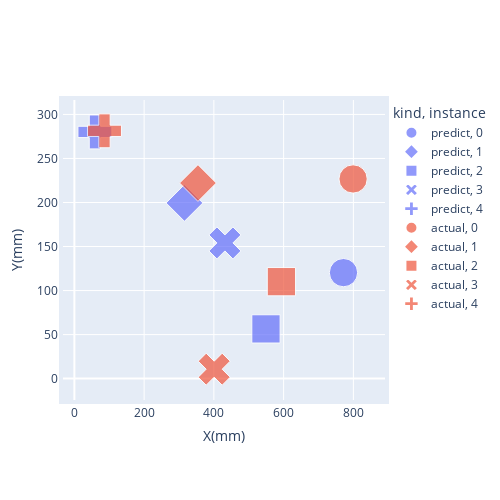
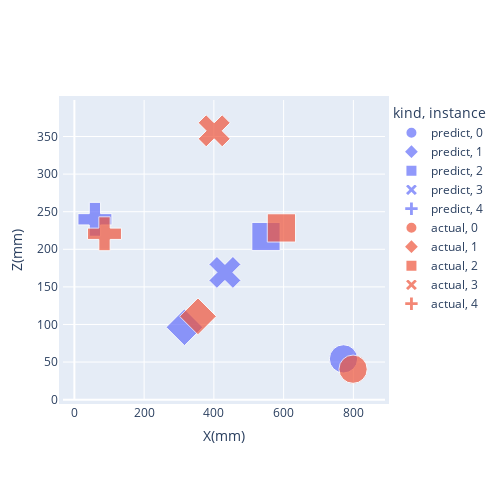

Notebook code for these charts, in order:
### Code cell
from plotly.subplots import make_subplots
import plotly.graph_objects as go
import plotly.express as px


fig=px.scatter(data_frame = validation[0:10]
            ,x = 'x'
            ,y = 'y'
            ,color = 'kind'
            ,symbol="index"  
            ,size=[10,10,10,10,10,10,10,10,10,10] 
            ,labels={
                     "x": "X(mm)",
                     "y": "Y(mm)",
                     "kind": "kind",
                     "index":"instance"
                 },
           )
fig.update_layout(
    autosize=True,
    width=500,
    height=500,
    margin=dict(
        l=50,
        r=50,
        b=100,
        t=100,
        pad=4
    ),
    paper_bgcolor="white",
)

fig.show()
fig.write_image("{}/YX.png".format(model_name_to_load))
fig=px.scatter(data_frame = validation[0:10]
            ,x = 'x'
            ,y = 'z'
            ,color = 'kind'
            ,symbol="index" 
            ,size=[10,10,10,10,10,10,10,10,10,10] 
            ,labels={
                     "x": "X(mm)",
                     "z": "Z(mm)",
                     "kind": "kind",
                     "index":"instance"
                 },
           )
fig.update_layout(
    autosize=False,
    width=500,
    height=500,
    margin=dict(
        l=50,
        r=50,
        b=100,
        t=100,
        pad=4
    ),
    paper_bgcolor="white",
)
fig.show()
fig.write_image("{}/ZX.png".format(model_name_to_load))

### Figure 1 — Plotly figure (JSON) as saved in the notebook; plotly's stock layout.template omitted (floating-point values rounded to 4 significant figures)
{"data": [{"hovertemplate": "kind=predict<br>instance=0<br>X(mm)=%{x}<br>Y(mm)=%{y}<br>size=%{marker.size}<extra></extra>", "legendgroup": "predict, 0", "marker": {"color": "#636efa", "size": [10], "sizemode": "area", "sizeref": 0.025, "symbol": "circle"}, "mode": "markers", "name": "predict, 0", "orientation": "v", "showlegend": true, "type": "scatter", "x": [771.7], "xaxis": "x", "y": [120.4], "yaxis": "y"}, {"hovertemplate": "kind=predict<br>instance=1<br>X(mm)=%{x}<br>Y(mm)=%{y}<br>size=%{marker.size}<extra></extra>", "legendgroup": "predict, 1", "marker": {"color": "#636efa", "size": [10], "sizemode": "area", "sizeref": 0.025, "symbol": "diamond"}, "mode": "markers", "name": "predict, 1", "orientation": "v", "showlegend": true, "type": "scatter", "x": [315.7], "xaxis": "x", "y": [199.5], "yaxis": "y"}, {"hovertemplate": "kind=predict<br>instance=2<br>X(mm)=%{x}<br>Y(mm)=%{y}<br>size=%{marker.size}<extra></extra>", "legendgroup": "predict, 2", "marker": {"color": "#636efa", "size": [10], "sizemode": "area", "sizeref": 0.025, "symbol": "square"}, "mode": "markers", "name": "predict, 2", "orientation": "v", "showlegend": true, "type": "scatter", "x": [549.4], "xaxis": "x", "y": [56.47], "yaxis": "y"}, {"hovertemplate": "kind=predict<br>instance=3<br>X(mm)=%{x}<br>Y(mm)=%{y}<br>size=%{marker.size}<extra></extra>", "legendgroup": "predict, 3", "marker": {"color": "#636efa", "size": [10], "sizemode": "area", "sizeref": 0.025, "symbol": "x"}, "mode": "markers", "name": "predict, 3", "orientation": "v", "showlegend": true, "type": "scatter", "x": [431.7], "xaxis": "x", "y": [154.1], "yaxis": "y"}, {"hovertemplate": "kind=predict<br>instance=4<br>X(mm)=%{x}<br>Y(mm)=%{y}<br>size=%{marker.size}<extra></extra>", "legendgroup": "predict, 4", "marker": {"color": "#636efa", "size": [10], "sizemode": "area", "sizeref": 0.025, "symbol": "cross"}, "mode": "markers", "name": "predict, 4", "orientation": "v", "showlegend": true, "type": "scatter", "x": [58.88], "xaxis": "x", "y": [280.2], "yaxis": "y"}, {"hovertemplate": "kind=actual<br>instance=0<br>X(mm)=%{x}<br>Y(mm)=%{y}<br>size=%{marker.size}<extra></extra>", "legendgroup": "actual, 0", "marker": {"color": "#EF553B", "size": [10], "sizemode": "area", "sizeref": 0.025, "symbol": "circle"}, "mode": "markers", "name": "actual, 0", "orientation": "v", "showlegend": true, "type": "scatter", "x": [799.2], "xaxis": "x", "y": [226.7], "yaxis": "y"}, {"hovertemplate": "kind=actual<br>instance=1<br>X(mm)=%{x}<br>Y(mm)=%{y}<br>size=%{marker.size}<extra></extra>", "legendgroup": "actual, 1", "marker": {"color": "#EF553B", "size": [10], "sizemode": "area", "sizeref": 0.025, "symbol": "diamond"}, "mode": "markers", "name": "actual, 1", "orientation": "v", "showlegend": true, "type": "scatter", "x": [354.4], "xaxis": "x", "y": [222.1], "yaxis": "y"}, {"hovertemplate": "kind=actual<br>instance=2<br>X(mm)=%{x}<br>Y(mm)=%{y}<br>size=%{marker.size}<extra></extra>", "legendgroup": "actual, 2", "marker": {"color": "#EF553B", "size": [10], "sizemode": "area", "sizeref": 0.025, "symbol": "square"}, "mode": "markers", "name": "actual, 2", "orientation": "v", "showlegend": true, "type": "scatter", "x": [593.7], "xaxis": "x", "y": [110.1], "yaxis": "y"}, {"hovertemplate": "kind=actual<br>instance=3<br>X(mm)=%{x}<br>Y(mm)=%{y}<br>size=%{marker.size}<extra></extra>", "legendgroup": "actual, 3", "marker": {"color": "#EF553B", "size": [10], "sizemode": "area", "sizeref": 0.025, "symbol": "x"}, "mode": "markers", "name": "actual, 3", "orientation": "v", "showlegend": true, "type": "scatter", "x": [400.9], "xaxis": "x", "y": [10.7], "yaxis": "y"}, {"hovertemplate": "kind=actual<br>instance=4<br>X(mm)=%{x}<br>Y(mm)=%{y}<br>size=%{marker.size}<extra></extra>", "legendgroup": "actual, 4", "marker": {"color": "#EF553B", "size": [10], "sizemode": "area", "sizeref": 0.025, "symbol": "cross"}, "mode": "markers", "name": "actual, 4", "orientation": "v", "showlegend": true, "type": "scatter", "x": [86.37], "xaxis": "x", "y": [281.4], "yaxis": "y"}], "layout": {"autosize": true, "height": 500, "legend": {"itemsizing": "constant", "title": {"text": "kind, instance"}, "tracegroupgap": 0}, "margin": {"b": 100, "l": 50, "pad": 4, "r": 50, "t": 100}, "paper_bgcolor": "white", "width": 500, "xaxis": {"anchor": "y", "autorange": true, "domain": [0, 1], "range": [-34.26, 892.4], "title": {"text": "X(mm)"}, "type": "linear"}, "yaxis": {"anchor": "x", "autorange": true, "domain": [0, 1], "range": [-24.29, 316.4], "title": {"text": "Y(mm)"}, "type": "linear"}}}

### Figure 2 — Plotly figure (JSON) as saved in the notebook; plotly's stock layout.template omitted (floating-point values rounded to 4 significant figures)
{"data": [{"hovertemplate": "kind=predict<br>instance=0<br>X(mm)=%{x}<br>Z(mm)=%{y}<br>size=%{marker.size}<extra></extra>", "legendgroup": "predict, 0", "marker": {"color": "#636efa", "size": [10], "sizemode": "area", "sizeref": 0.025, "symbol": "circle"}, "mode": "markers", "name": "predict, 0", "orientation": "v", "showlegend": true, "type": "scatter", "x": [771.7], "xaxis": "x", "y": [54.25], "yaxis": "y"}, {"hovertemplate": "kind=predict<br>instance=1<br>X(mm)=%{x}<br>Z(mm)=%{y}<br>size=%{marker.size}<extra></extra>", "legendgroup": "predict, 1", "marker": {"color": "#636efa", "size": [10], "sizemode": "area", "sizeref": 0.025, "symbol": "diamond"}, "mode": "markers", "name": "predict, 1", "orientation": "v", "showlegend": true, "type": "scatter", "x": [315.7], "xaxis": "x", "y": [96.29], "yaxis": "y"}, {"hovertemplate": "kind=predict<br>instance=2<br>X(mm)=%{x}<br>Z(mm)=%{y}<br>size=%{marker.size}<extra></extra>", "legendgroup": "predict, 2", "marker": {"color": "#636efa", "size": [10], "sizemode": "area", "sizeref": 0.025, "symbol": "square"}, "mode": "markers", "name": "predict, 2", "orientation": "v", "showlegend": true, "type": "scatter", "x": [549.4], "xaxis": "x", "y": [217.0], "yaxis": "y"}, {"hovertemplate": "kind=predict<br>instance=3<br>X(mm)=%{x}<br>Z(mm)=%{y}<br>size=%{marker.size}<extra></extra>", "legendgroup": "predict, 3", "marker": {"color": "#636efa", "size": [10], "sizemode": "area", "sizeref": 0.025, "symbol": "x"}, "mode": "markers", "name": "predict, 3", "orientation": "v", "showlegend": true, "type": "scatter", "x": [431.7], "xaxis": "x", "y": [169.2], "yaxis": "y"}, {"hovertemplate": "kind=predict<br>instance=4<br>X(mm)=%{x}<br>Z(mm)=%{y}<br>size=%{marker.size}<extra></extra>", "legendgroup": "predict, 4", "marker": {"color": "#636efa", "size": [10], "sizemode": "area", "sizeref": 0.025, "symbol": "cross"}, "mode": "markers", "name": "predict, 4", "orientation": "v", "showlegend": true, "type": "scatter", "x": [58.88], "xaxis": "x", "y": [239.9], "yaxis": "y"}, {"hovertemplate": "kind=actual<br>instance=0<br>X(mm)=%{x}<br>Z(mm)=%{y}<br>size=%{marker.size}<extra></extra>", "legendgroup": "actual, 0", "marker": {"color": "#EF553B", "size": [10], "sizemode": "area", "sizeref": 0.025, "symbol": "circle"}, "mode": "markers", "name": "actual, 0", "orientation": "v", "showlegend": true, "type": "scatter", "x": [799.2], "xaxis": "x", "y": [40.52], "yaxis": "y"}, {"hovertemplate": "kind=actual<br>instance=1<br>X(mm)=%{x}<br>Z(mm)=%{y}<br>size=%{marker.size}<extra></extra>", "legendgroup": "actual, 1", "marker": {"color": "#EF553B", "size": [10], "sizemode": "area", "sizeref": 0.025, "symbol": "diamond"}, "mode": "markers", "name": "actual, 1", "orientation": "v", "showlegend": true, "type": "scatter", "x": [354.4], "xaxis": "x", "y": [110.8], "yaxis": "y"}, {"hovertemplate": "kind=actual<br>instance=2<br>X(mm)=%{x}<br>Z(mm)=%{y}<br>size=%{marker.size}<extra></extra>", "legendgroup": "actual, 2", "marker": {"color": "#EF553B", "size": [10], "sizemode": "area", "sizeref": 0.025, "symbol": "square"}, "mode": "markers", "name": "actual, 2", "orientation": "v", "showlegend": true, "type": "scatter", "x": [593.7], "xaxis": "x", "y": [228.4], "yaxis": "y"}, {"hovertemplate": "kind=actual<br>instance=3<br>X(mm)=%{x}<br>Z(mm)=%{y}<br>size=%{marker.size}<extra></extra>", "legendgroup": "actual, 3", "marker": {"color": "#EF553B", "size": [10], "sizemode": "area", "sizeref": 0.025, "symbol": "x"}, "mode": "markers", "name": "actual, 3", "orientation": "v", "showlegend": true, "type": "scatter", "x": [400.9], "xaxis": "x", "y": [357.6], "yaxis": "y"}, {"hovertemplate": "kind=actual<br>instance=4<br>X(mm)=%{x}<br>Z(mm)=%{y}<br>size=%{marker.size}<extra></extra>", "legendgroup": "actual, 4", "marker": {"color": "#EF553B", "size": [10], "sizemode": "area", "sizeref": 0.025, "symbol": "cross"}, "mode": "markers", "name": "actual, 4", "orientation": "v", "showlegend": true, "type": "scatter", "x": [86.37], "xaxis": "x", "y": [220.7], "yaxis": "y"}], "layout": {"autosize": false, "height": 500, "legend": {"itemsizing": "constant", "title": {"text": "kind, instance"}, "tracegroupgap": 0}, "margin": {"b": 100, "l": 50, "pad": 4, "r": 50, "t": 100}, "paper_bgcolor": "white", "width": 500, "xaxis": {"anchor": "y", "autorange": true, "domain": [0, 1], "range": [-34.26, 892.4], "title": {"text": "X(mm)"}, "type": "linear"}, "yaxis": {"anchor": "x", "autorange": true, "domain": [0, 1], "range": [-0.4593, 398.6], "title": {"text": "Z(mm)"}, "type": "linear"}}}
